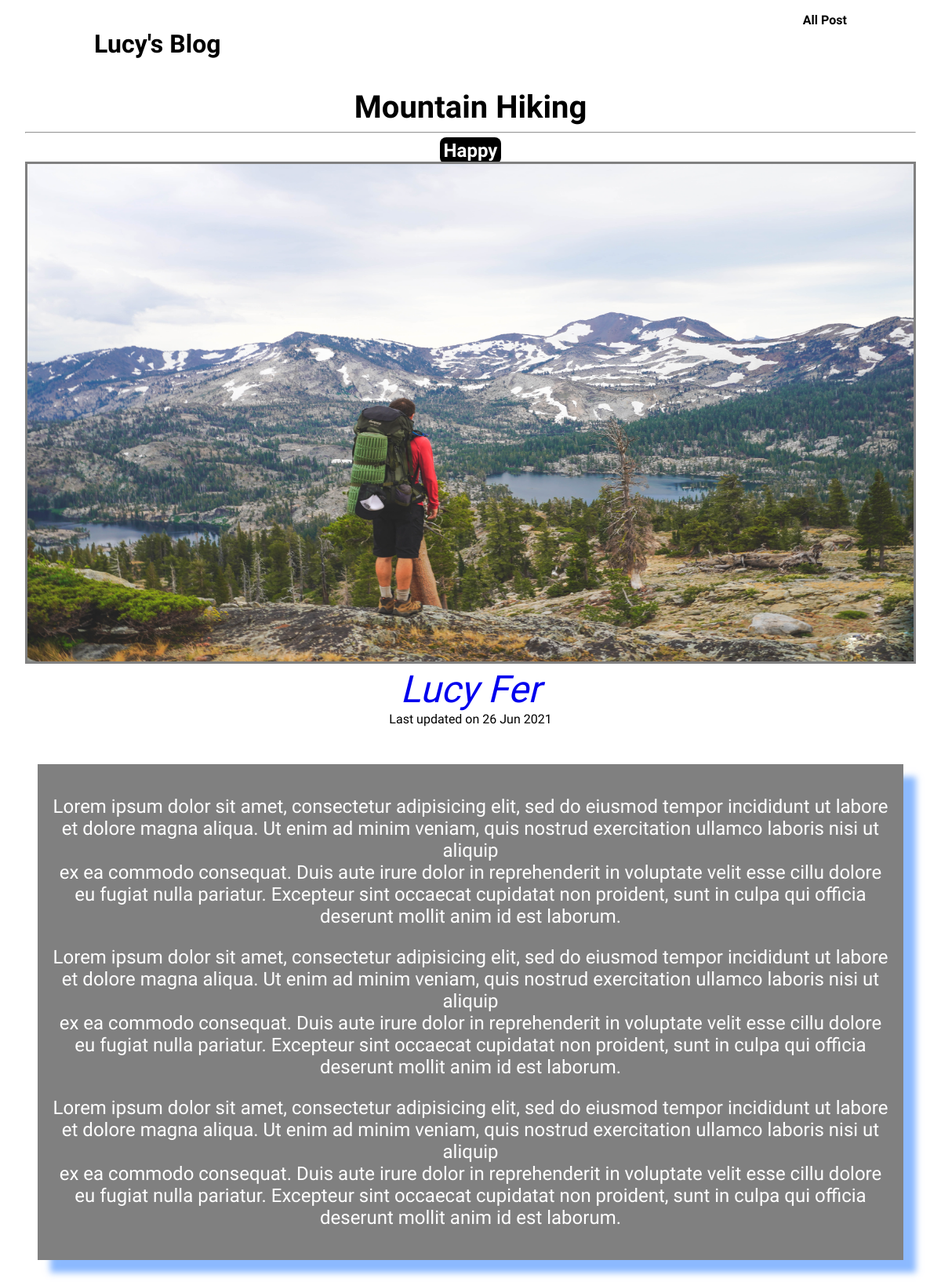
The app's page /post/hike-in-the-mountains, older data.
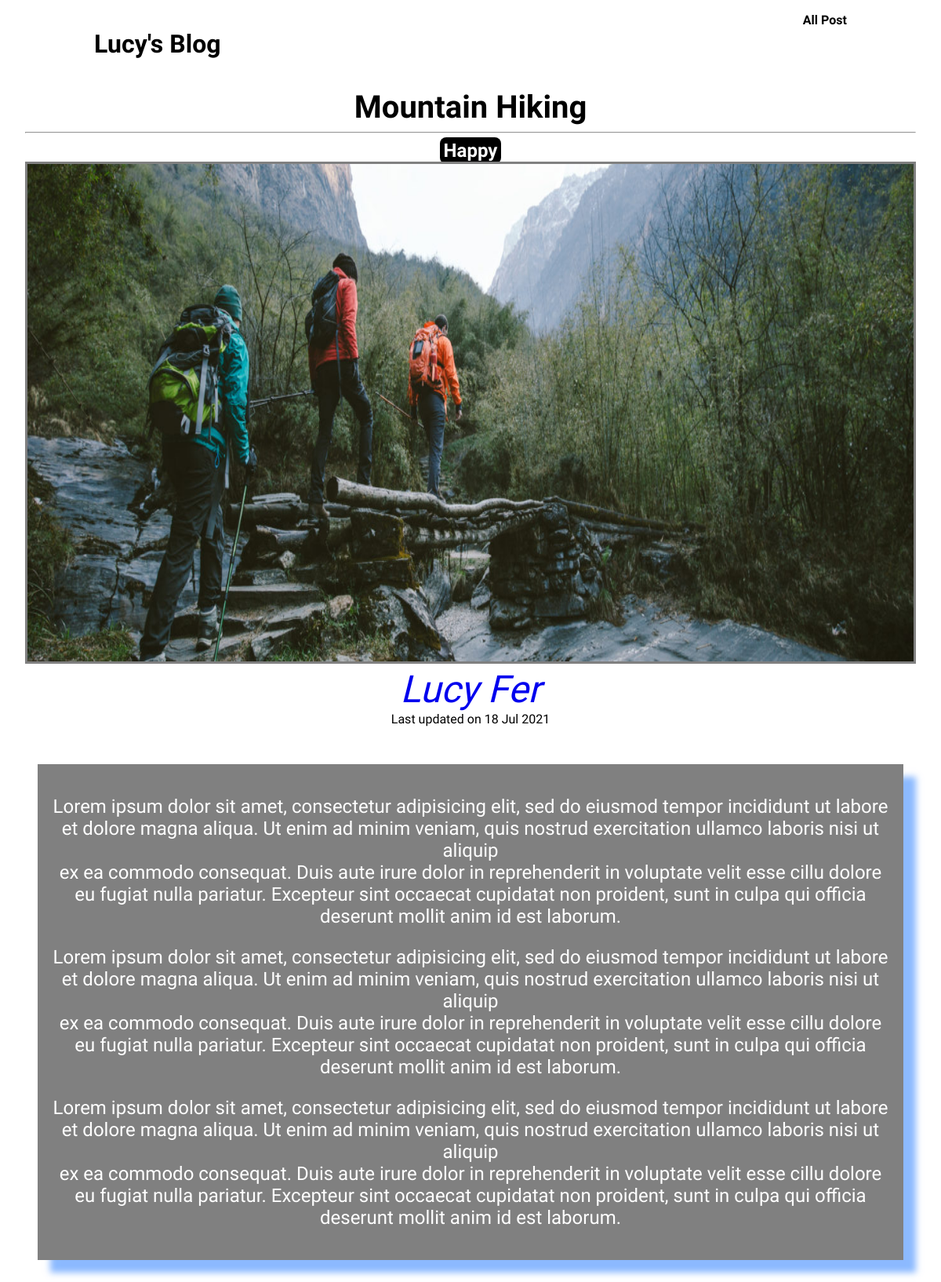
The same page, newer data.
### blog/models.py (models this page shows)
class Post(models.Model):
    title= models.CharField(max_length=300)
    excerpt=models.CharField(max_length=400)
    image_name=models.ImageField(upload_to='image')
    date= models.DateField(auto_now=True)
    slug=models.SlugField(unique=True,db_index=True)
    content=models.TextField(validators=[MinLengthValidator(10)])
    tags=models.ManyToManyField(Tag)
    author= models.ForeignKey(Author,on_delete=models.SET_NULL,null=True,related_name='posts')

class Tag(models.Model):
    caption=models.CharField(max_length=100)
    def __str__(self):
        return self.caption

class Author(models.Model):
    first_name=models.CharField(max_length=50)
    last_name=models.CharField(max_length=50)
    email_address=models.EmailField()
    def __str__(self):
        full_name='{} {}'.format(self.first_name,self.last_name)
        return full_name

### blog/views.py (the view)
# urls.py: path('post/<slug:slug>',views.post_detail,name='post_detail'),
def post_detail(request,slug):
    identified_post= Post.objects.get(slug=slug)
    email=identified_post.author.email_address
    tag_content= identified_post.tags.all()
    return render(request,'blog/post_detail.html',{
                                                    'po_detail':identified_post,
                                                    'email':email,
                                                    'tag_content':tag_content
                                                    })

### blog/templates/blog/post_detail.html (shortened to what this page needs)
{% extends 'base.html' %}
{% load static %}
{% block css_files%}
  <link rel="stylesheet" href="{% static 'blog/post_detail.css' %}">
{% endblock %}
{% block content %}
  <section id="summary">
    <h2>{{ po_detail.title }}</h2>
    <hr>
    <div class="tags">
      {% for tag in tag_content %}
        <span>{{tag}}{{' '}}</span>
      {% endfor %}
    </div>
    <article class="">
      <img src="{{ po_detail.image_name.url }}" alt="Post Title">
      <address class="">
        <a href="mailto:{{ email }}?subject=feedback">{{ po_detail.author }}</a>
      </address>
      <div class="">
        Last updated on <time>{{ po_detail.date|date:'d M Y' }}</time>
      </div>
    </article>
  </section>
  <main>
    {{ po_detail.content|linebreaks }}
  </main>
{% endblock %}

### templates/base.html (shortened to what this page needs)
{% load static %}
<!DOCTYPE html>
<html lang="en" dir="ltr">
  <head>
    {% block css_files %}{% endblock %}
    <link rel="stylesheet" href="{% static 'app.css' %}">
  </head>
  <body>
    <header id='main-navigation'>
      <h1><a href="{% url 'about_site' %}">Lucy's Blog</a></h1>
      <nav>
        <a href="{% url 'post_list' %}">All Post</a>
      </nav>
    </header>
    {% block content %}
    {% endblock %}
  </body>
</html>

### blog/static/blog/post_detail.css (style rules this page uses)
#summary { text-align: center; margin: 2rem; }
#summary img { height: 40rem; width: 100%; border: solid gray; }
#summary address { font-size: 3rem; }
#summary h2 { font-size: 2.5rem; padding-bottom: 0; margin-bottom: 0; }
#summary a { text-decoration: none; }
#summary span { padding: 3px 5px; margin-bottom: 5px; background-color: Black; color: white; font-size: 1.5rem; font-weight: bold; border-radius: 8px; }
main { box-shadow: 1rem 1rem 0.5rem 0 rgba(26, 117, 255, 0.5); margin: 3rem; padding: 1rem; background-color:gray; text-align: center; margin-bottom: 30rem; }
main p { color: white; font-size: 1.5rem; }

### static/app.css (style rules this page uses)
* { box-sizing: border-box; }
html { font-family: 'Stint Ultra Condensed', cursive; }
body { margin: 0; }
h1,h2,h3 { font-weight: bold; }
#main-navigation { width: 100%; height: 5rem; display: flex; justify-content: space-between; padding: 1rem 10%; position:relative; top: 0; left: 0; background-image: url("https://www.smartertravel.com/wp-content/uploads/2019/09/AdobeStock_109204081-1400x500.jpeg"); }
#main-navigation a { text-decoration: none; color: black; font-weight: bold; }

Row changes from the older to the newer data that the page shows:
changed Post "Mountain Hiking": image_name: a different picture; date "26 Jun 2021" → "18 Jul 2021"
